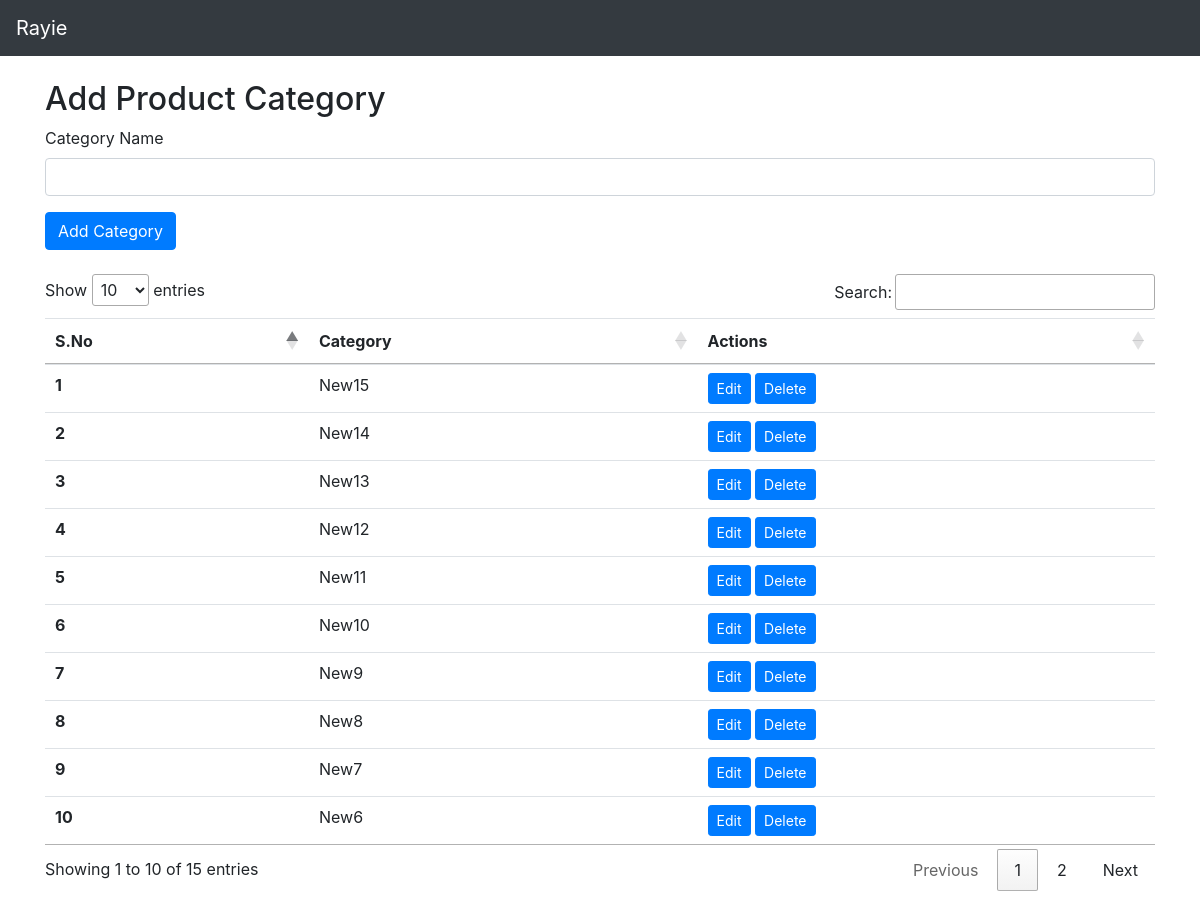
The app's page /add_product_category.php with its own data.
### tables this page shows
CREATE TABLE `tbl_product_category` (
  `id` int NOT NULL,
  `category` varchar(255) NOT NULL
);

### add_product_category.php (the view, shortened to what this page needs)
<?php
include('header.php');
?>
  <div class="container my-4">
    <h2>Add Product Category</h2>
    <form action="<?php echo $_SERVER['PHP_SELF'];?>" method="POST">
      <div class="form-group">
        <label for="category">Category Name</label>
        <input type="text" class="form-control" id="category" name="category" required autocomplete="off" aria-describedby="emailHelp">
      </div>
      <button type="submit" class="btn btn-primary">Add Category</button>
    </form>
  </div>
  <div class="container my-4">
    <table class="table" id="myTable">
      <thead>
        <tr>
          <th scope="col">S.No</th>
          <th scope="col">Category</th>
          <th scope="col">Actions</th>
        </tr>
      </thead>
      <tbody>
        <?php
          $sql_select = 'SELECT * FROM tbl_product_category ORDER BY id DESC';
          $result = mysqli_query($conn, $sql_select);
          $sno = 0;
          while($row = mysqli_fetch_assoc($result)) {
            $sno = $sno + 1; ?>
          <tr>
            <th scope='row'><?php echo $sno ?></th>
            <td><?php echo $row['category']; ?></td>
            <td> <button class='edit btn btn-sm btn-primary' id="<?php echo $row['id'] ?>">Edit</button> <button class='delete btn btn-sm btn-primary' id="<?php echo $row['id'] ?>">Delete</button>  </td>
          </tr>
        <?php } ?>
      </tbody>
    </table>
  </div>
<?php
require_once('footer.php');
?>

### records on screen
tbl_product_category: category "New15"
tbl_product_category: category "New14"
tbl_product_category: category "New13"
tbl_product_category: category "New12"
tbl_product_category: category "New11"
tbl_product_category: category "New10"
tbl_product_category: category "New9"
tbl_product_category: category "New8"
tbl_product_category: category "New7"
tbl_product_category: category "New6"
